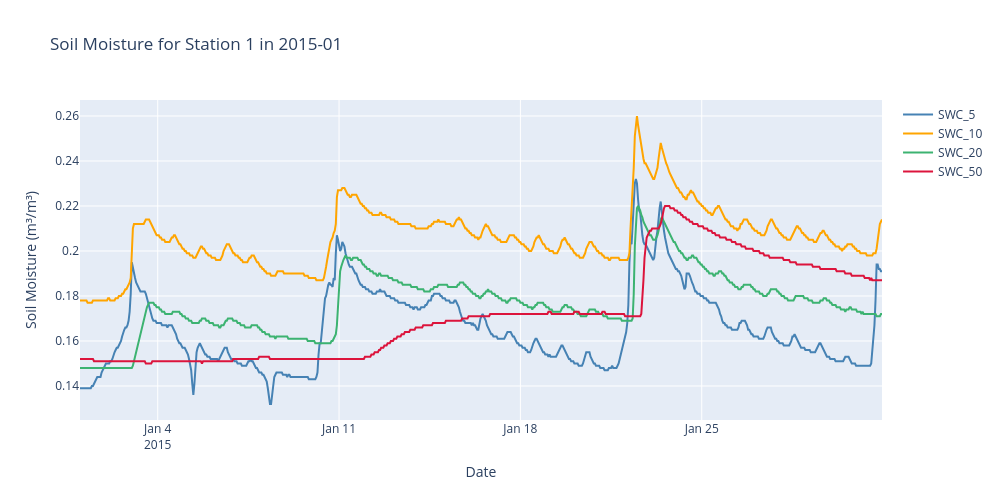
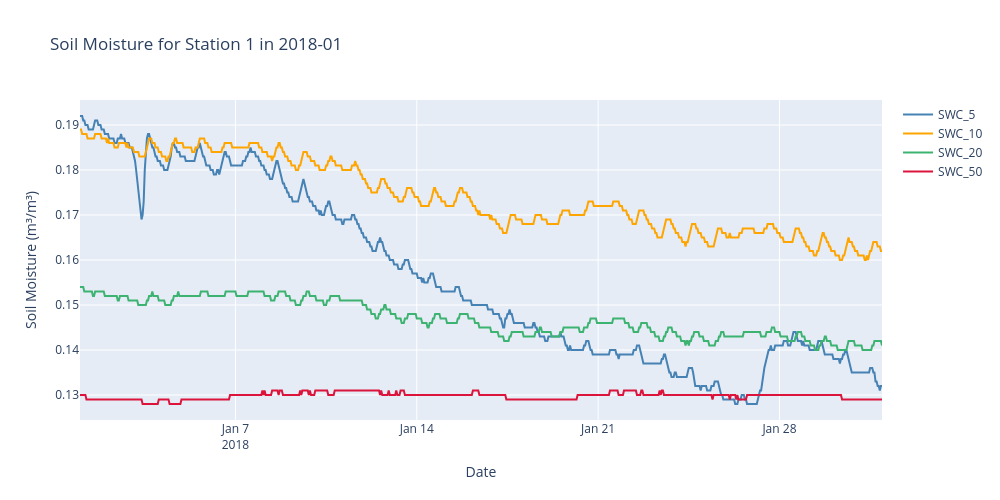
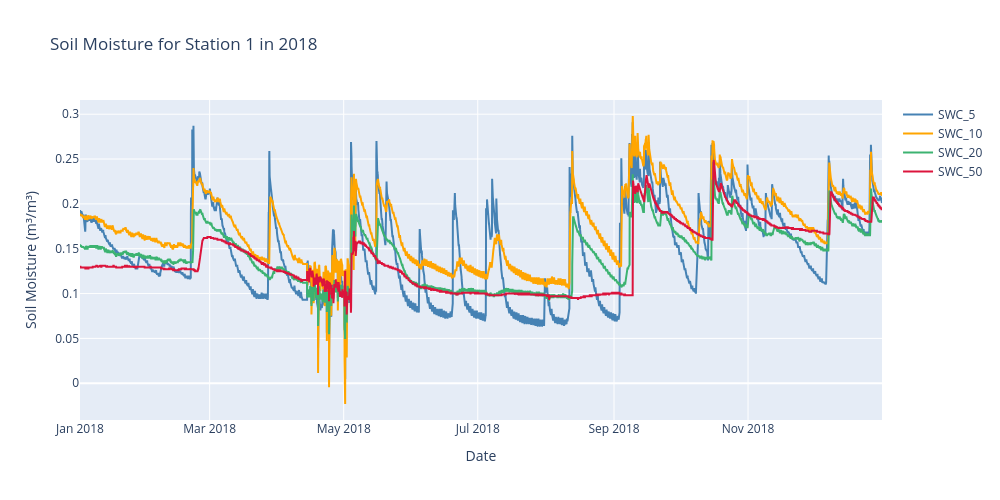
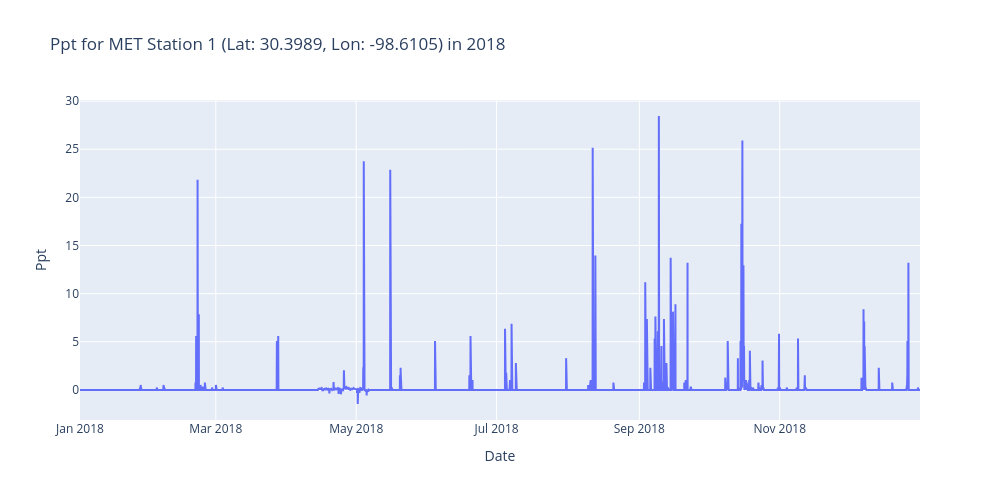

The code cell stored with these charts, in order, in its notebook:
### Markdown cell above
# 9. Update Plot Function: `update_plot`

This function selects and calls the appropriate plotting function based on the user's selections:

-   **Plot Type:** "Soil Moisture", "Soil Temperature", or "MET Variable"
-   **Station:** 1–6
-   **Year:** 2015–2021
-   **Month:** 1–12 (used only when Time Type is "Monthly")
-   **MET Variable:** "Tair", "RH", "Windspeed", "Srad"
-   **Time Type:** "Monthly", "Yearly", "Total"

It then displays the corresponding Plotly figure via the function's internal `fig.show()` call.

### Code cell
def update_plot(plot_type, station_id, year, month, met_variable, time_resolution):
    if plot_type == "Soil Moisture":
        if time_resolution == "Monthly":
            fig = plot_soil_moisture_interactive(station_id, year, month)
        elif time_resolution == "Yearly":
            fig = plot_soil_moisture_yearly(station_id, year)
        else:
            fig = plot_soil_moisture_total(station_id)
            
    elif plot_type == "Soil Temperature":
        if time_resolution == "Monthly":
            fig = plot_soil_temperature_interactive(station_id, year, month)
        else:
            fig = plot_soil_temperature_yearly(station_id, year)
    elif plot_type == "MET Variable":
        if time_resolution == "Monthly":
            fig = plot_met_variable_interactive(station_id, met_variable, year, month)
        elif time_resolution == "Yearly":
            fig = plot_met_variable_yearly(station_id, met_variable, year)
        else:
            fig = plot_met_variable_total(station_id, met_variable)
    else:
        fig = go.Figure()
    return fig

#############################################
# Create Widgets for the Interface
#############################################
plot_type_selector = widgets.Dropdown(
    options=["Soil Moisture", "Soil Temperature", "MET Variable"],
    value="Soil Moisture",
    description="Plot Type:"
)

station_selector = widgets.Dropdown(
    options=[1, 2, 3, 4, 5, 6],
    value=1,
    description="Station:"
)

year_selector = widgets.Dropdown(
    options=list(range(2015, 2022)),
    value=2015,
    description="Year:"
)

month_selector = widgets.Dropdown(
    options=list(range(1, 13)),
    value=1,
    description="Month:"
)

met_variable_selector = widgets.Dropdown(
    options=['Ppt', 'Tair', 'RH', 'Windspeed', 'Srad'],
    value='Ppt',
    description="MET Var:"
)

time_resolution_selector = widgets.Dropdown(
    options=["Monthly", "Yearly", "Total"],
    value="Monthly",
    description="Time Type:"
)

# Disable the month selector if time resolution is Yearly.
def update_month_visibility(*args):
    if time_resolution_selector.value == "Yearly" or \
       time_resolution_selector.value == "Total":
        month_selector.disabled = True
    else:
        month_selector.disabled = False

def update_year_visibility(*args):
    if time_resolution_selector.value == "Total":
        year_selector.disabled = True
    else:
        year_selector.disabled = False

time_resolution_selector.observe(update_month_visibility, names="value")
time_resolution_selector.observe(update_year_visibility, names="value")

update_month_visibility()  # Initialize based on default value
update_year_visibility()

#############################################
# Create an Interactive Output Area
#############################################
out_fig = interactive_output(update_plot, {
    'plot_type': plot_type_selector,
    'station_id': station_selector,
    'year': year_selector,
    'month': month_selector,
    'met_variable': met_variable_selector,
    'time_resolution': time_resolution_selector
})

ui = VBox([
    HBox([plot_type_selector, station_selector, year_selector, month_selector, met_variable_selector, time_resolution_selector])
])

#############################################
# Display the Interface and Plot
#############################################
display(ui, out_fig)

### Figure 1 — Plotly figure (JSON) as saved in the notebook; plotly's stock layout.template omitted (floating-point values rounded to 4 significant figures; data arrays with more than 128 entries replaced by an {"elided": "..."} marker saying what was removed)
{"data": [{"line": {"color": "#4682B4"}, "mode": "lines", "name": "SWC_5", "type": "scatter", "x": {"elided": "744 str values"}, "y": {"elided": "744 float values"}}, {"line": {"color": "#FFA500"}, "mode": "lines", "name": "SWC_10", "type": "scatter", "x": {"elided": "744 str values"}, "y": {"elided": "744 float values"}}, {"line": {"color": "#3CB371"}, "mode": "lines", "name": "SWC_20", "type": "scatter", "x": {"elided": "744 str values"}, "y": {"elided": "744 float values"}}, {"line": {"color": "#DC143C"}, "mode": "lines", "name": "SWC_50", "type": "scatter", "x": {"elided": "744 str values"}, "y": {"elided": "744 float values"}}], "layout": {"height": 500, "title": {"text": "Soil Moisture for Station 1 in 2015-01"}, "width": 1000, "xaxis": {"title": {"text": "Date"}}, "yaxis": {"title": {"text": "Soil Moisture (m³/m³)"}}}}

### Figure 2 — Plotly figure (JSON) as saved in the notebook; plotly's stock layout.template omitted (floating-point values rounded to 4 significant figures; data arrays with more than 128 entries replaced by an {"elided": "..."} marker saying what was removed)
{"data": [{"line": {"color": "#4682B4"}, "mode": "lines", "name": "SWC_5", "type": "scatter", "x": {"elided": "744 str values"}, "y": {"elided": "744 float values"}}, {"line": {"color": "#FFA500"}, "mode": "lines", "name": "SWC_10", "type": "scatter", "x": {"elided": "744 str values"}, "y": {"elided": "744 float values"}}, {"line": {"color": "#3CB371"}, "mode": "lines", "name": "SWC_20", "type": "scatter", "x": {"elided": "744 str values"}, "y": {"elided": "744 float values"}}, {"line": {"color": "#DC143C"}, "mode": "lines", "name": "SWC_50", "type": "scatter", "x": {"elided": "744 str values"}, "y": {"elided": "744 float values"}}], "layout": {"height": 500, "title": {"text": "Soil Moisture for Station 1 in 2018-01"}, "width": 1000, "xaxis": {"title": {"text": "Date"}}, "yaxis": {"title": {"text": "Soil Moisture (m³/m³)"}}}}

### Figure 3 — Plotly figure (JSON) as saved in the notebook; plotly's stock layout.template omitted (floating-point values rounded to 4 significant figures; data arrays with more than 128 entries replaced by an {"elided": "..."} marker saying what was removed)
{"data": [{"line": {"color": "#4682B4"}, "mode": "lines", "name": "SWC_5", "type": "scatter", "x": {"elided": "8760 str values"}, "y": {"elided": "8760 float values"}}, {"line": {"color": "#FFA500"}, "mode": "lines", "name": "SWC_10", "type": "scatter", "x": {"elided": "8760 str values"}, "y": {"elided": "8760 float values"}}, {"line": {"color": "#3CB371"}, "mode": "lines", "name": "SWC_20", "type": "scatter", "x": {"elided": "8760 str values"}, "y": {"elided": "8760 float values"}}, {"line": {"color": "#DC143C"}, "mode": "lines", "name": "SWC_50", "type": "scatter", "x": {"elided": "8760 str values"}, "y": {"elided": "8760 float values"}}], "layout": {"height": 500, "title": {"text": "Soil Moisture for Station 1 in 2018"}, "width": 1000, "xaxis": {"title": {"text": "Date"}}, "yaxis": {"title": {"text": "Soil Moisture (m³/m³)"}}}}

### Figure 4 — Plotly figure (JSON) as saved in the notebook; plotly's stock layout.template omitted (floating-point values rounded to 4 significant figures; data arrays with more than 128 entries replaced by an {"elided": "..."} marker saying what was removed)
{"data": [{"line": {"width": 2}, "mode": "lines", "name": "Ppt", "type": "scatter", "x": {"elided": "8760 str values"}, "y": {"elided": "8760 float values"}}], "layout": {"height": 500, "title": {"text": "Ppt for MET Station 1 (Lat: 30.3989, Lon: -98.6105) in 2018"}, "width": 1000, "xaxis": {"title": {"text": "Date"}}, "yaxis": {"title": {"text": "Ppt"}}}}
